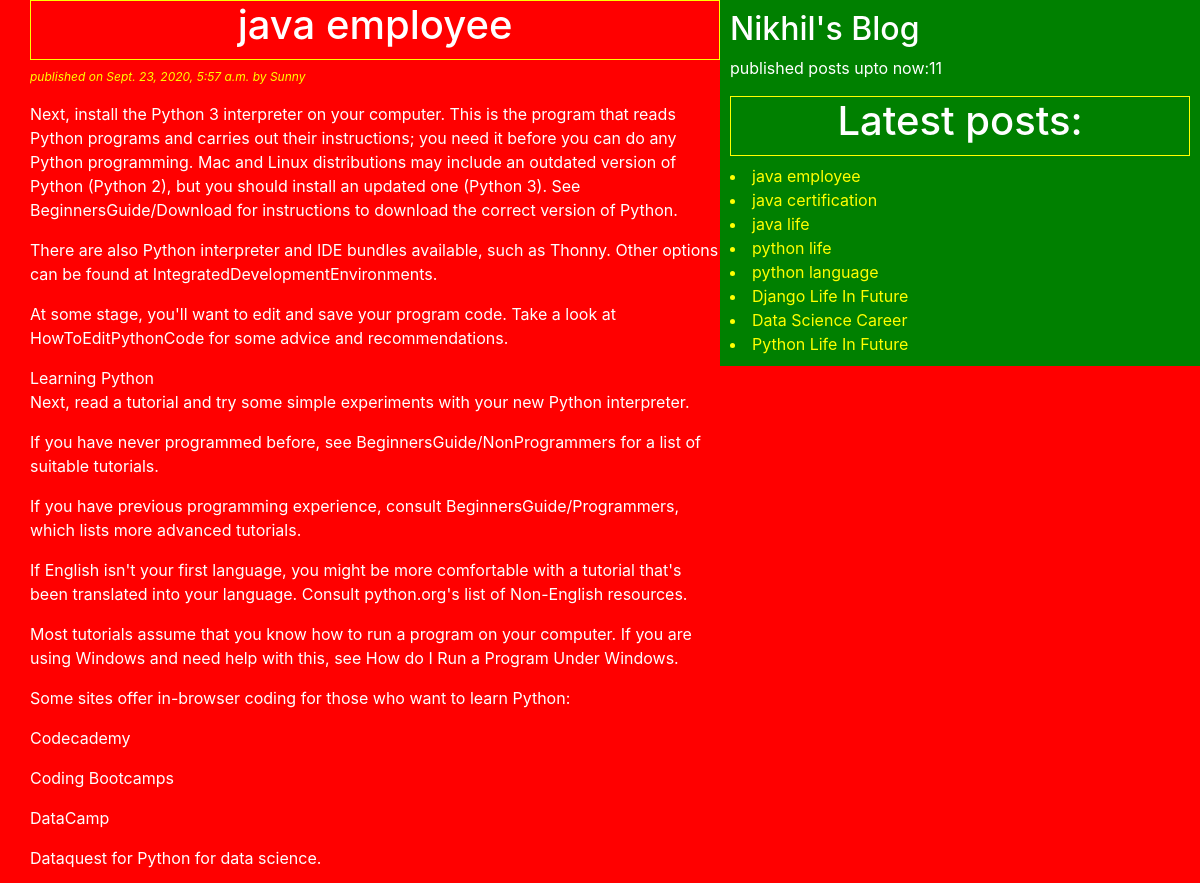
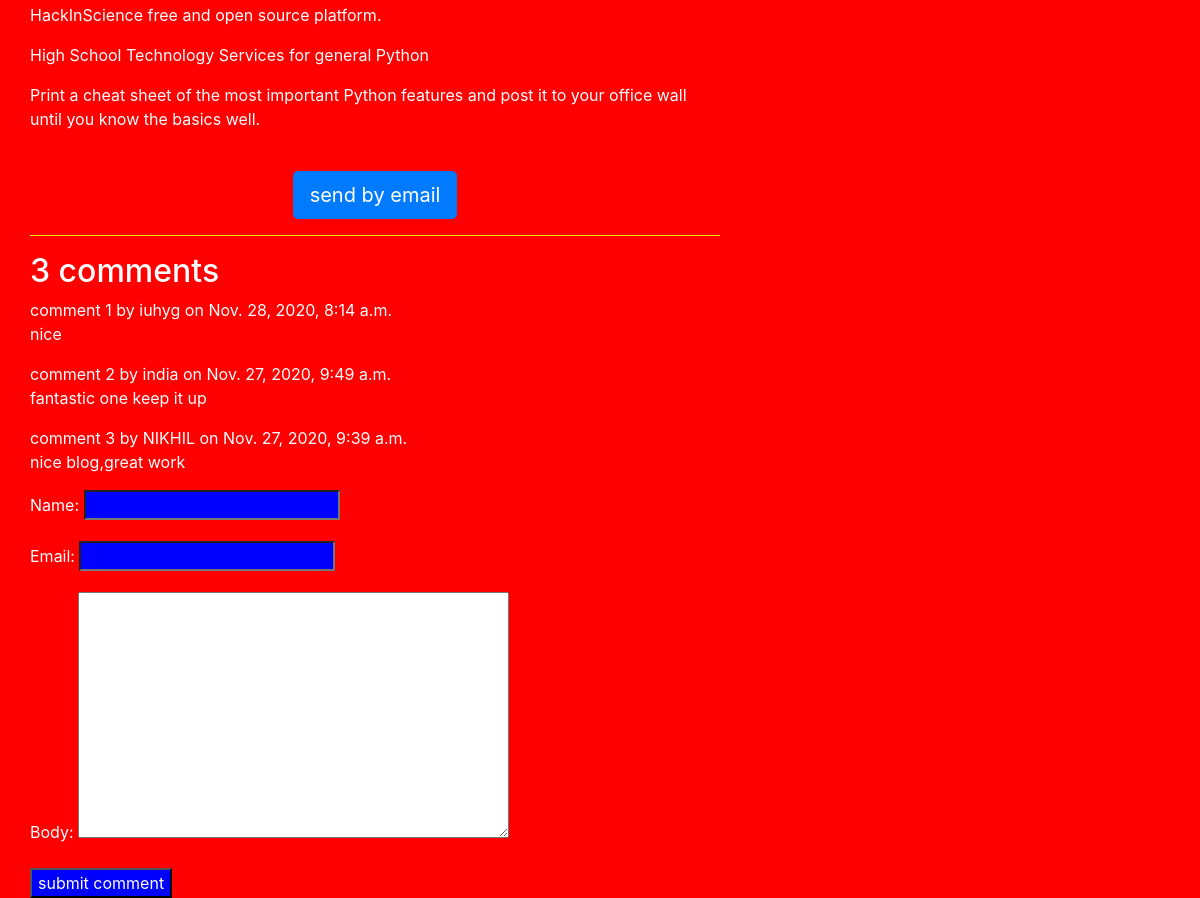
/tt/2020/09/23/java-employee, run on the app's committed database (2 pictures, top to bottom).
### blog/models.py (models this page shows, shortened)
class Post(models.Model):
    STATUS_CHOICES=(('draft','Draft'),('published','Published'))
    title=models.CharField(max_length=256)
    slug=models.SlugField(max_length=234,unique=True)
    author=models.ForeignKey(User,related_name='blog_posts',on_delete=models.CASCADE)
    body=models.TextField()
    publish=models.DateTimeField(default=timezone.now)#system time
    created=models.DateTimeField(auto_now_add=True)#post object created time
    updated=models.DateTimeField(auto_now=True)#save method called time(we call save method to update an object)
    status=models.CharField(max_length=11,choices=STATUS_CHOICES,default='draft')
    objects=CustomManager()
    tags=TaggableManager()#Post.tags.all()
    class Meta:
        ordering=('-publish',)
    def get_absolute_url(self):
        return reverse('post_detail',args=[self.publish.year,self.publish.strftime('%m'),self.publish.strftime('%d'),self.slug])

class Comment(models.Model):
    post=models.ForeignKey(Post,related_name='comments',on_delete=models.CASCADE)
    name=models.CharField(max_length=300)
    email=models.EmailField()
    body=models.TextField()
    created=models.DateTimeField(auto_now_add=True)#post object created time
    updated=models.DateTimeField(auto_now=True)
    active=models.BooleanField(default=True)
    class Meta:
        ordering=('-created',)

### blog/views.py (the view)
# urls.py: path('tt/<int:year>/<int:month>/<int:day>/<str:post>',views.post_detail_view,name='post_detail' ),
def post_detail_view(request,year,month,day,post):
    post=get_object_or_404(Post,slug=post,status='published',publish__year=year,publish__month=month,publish__day=day)
    comments=post.comments.filter(active=True)
    print('type of comments is')
    print(type(comments))
    csubmit=False
    if request.method=='POST':
        form=CommentForm(request.POST)
        if form.is_valid():
            new_comment=form.save(commit=False)
            new_comment.post=post
            new_comment.save()
            csubmit=True
    else:
        form=CommentForm()
    return render(request,'blog/post_detail.html',{'post':post,'form':form,'csubmit':csubmit,'comments':comments})

### blog/forms.py
class CommentForm(forms.ModelForm):
    class Meta:
        model=Comment
        fields=['name','email','body']

### blog/models.py (called while the page is built)
    def get_queryset(self):
        return super().get_queryset()#.filter(status='published')

### blog/templatetags/blog_tags.py (called while the page is built)
@register.simple_tag
def total_posts():
    return Post.objects.count()

@register.inclusion_tag('blog/latestposts123.html')
def show_latest_posts():
    latest_posts=Post.objects.order_by('-publish')[:8]
    return {'latest_posts':latest_posts}

### templates/blog/post_detail.html (shortened to what this page needs)
<!DOCTYPE html>
{% extends 'blog/base.html'%}
{%block content%}
<h1>{{post.title}}</h1>
<p id='date'>published on {{post.publish}} by {{post.author|title}}</p>
{{post.body|linebreaks}}<br>
<div class="container" align='center'>
<a class="btn btn-primary btn-lg" target="_blank" href="/t/{{post.id}}">send by email</a>
</div>
<hr class="hr">
{% with comments.count as comments_count%}
<h2>{{comments_count}} comment{{comments_count|pluralize}}</h2>
{% endwith%}
{% if comments %}
{% for comment in comments %}
comment {{forloop.counter}} by {{comment.name}} on {{comment.created}}
<div class="">
  {{comment.body|linebreaks}}
</div>
{%endfor%}
{%else%}
<p>no comments yet</p>
{%endif%}
{% if csubmit %}
<h2>your comment submitted</h2>
{%else%}
<form  method="post">
  {{form.as_p}}
  <input type="submit" name="" value="submit comment">
</form>
{%endif%}
{%endblock%}

### templates/blog/latestposts123.html
{% for post in latest_posts%}
<a href="{{post.get_absolute_url}}"> <li>{{post.title}}</li> </a>
{% endfor%}

### static/css/blog.css (style rules this page uses)
h1 { text-align: center; border: 1px solid yellow; padding-bottom: 10px; }
body { color: white; background: red; }
#date { color: yellow; font-size: 12px; font-style: italic; }
a { color: yellow; }
input { background: blue; color: white; }
.hr { background-color: yellow; }

### data on the page
Post: title "java employee", publish "Sept. 23, 2020, 5:57 a.m.", author "Sunny", body "Next, install the Python 3 interpreter on your computer. This is the program that reads Python programs and carries out their instructions; you need it before you can do any Python programming. Mac and Linux distributions may include an outdated version of Python (Python 2), but you should install an updated one (Python 3). See BeginnersGuide/Download for instructions to download the correct version of Python. There are also Python interpreter and IDE bundles available, such as Thonny. Other options can be found at IntegratedDevelopmentEnvironments. At some stage, you'll want to edit and save your program code. Take a look at HowToEditPythonCode for some advice and recommendations. Learning…"
Comment: name "iuhyg", created "Nov. 28, 2020, 8:14 a.m.", body "nice"
Comment: name "india", created "Nov. 27, 2020, 9:49 a.m.", body "fantastic one keep it up"
Comment: name "NIKHIL", created "Nov. 27, 2020, 9:39 a.m.", body "nice blog,great work"
Post: title "java certification"
Post: title "java life"
Post: title "python life"
Post: title "python language"
Post: title "Django Life In Future"
Post: title "Data Science Career"
Post: title "Python Life In Future"

### other printed values
{{ comments_count }} "3"
